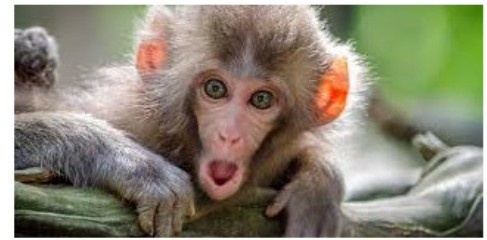
#> input picture proyecto_2/imagenes/monito.jpg, 487 x 240 px
$ python ejercicio2.py
#> lines starting #> are read from the running program, lines starting #| are printed output that depends on the picture
from PIL import Image
import matplotlib.pyplot as plt
import cv2
from pathlib import Path

BASE_DIR = Path(__file__).resolve().parent

imagen = cv2.imread(str(BASE_DIR / "imagenes" / "monito.jpg"))
#> imagen is the input picture: shape (240, 487, 3); mean B, G, R 115.5, 133.2, 138.2


def detectar_imagen(imagen):

    if imagen is None:
        print("Error al cargar la imagen")
        return False

    print("Imagen cargada correctamente")
    return True

detectar_imagen(imagen)

def calcular_histograma(imagen):
    imagen = imagen.convert("L")
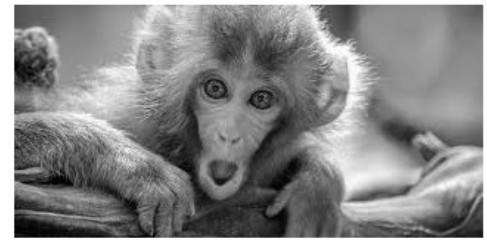
#> imagen: PIL image 487x240 L; min 0, max 255, mean 132.7

    histograma = imagen.histogram()
#> histograma = 256 values, max 2626 at index 255, min 3 at index 0, mean 456.6

    plt.bar(range(256), histograma)

    plt.title("Histograma de la imagen")
    plt.xlabel("Intensidad de píxeles")
    plt.ylabel("Cantidad de píxeles")

    plt.show()
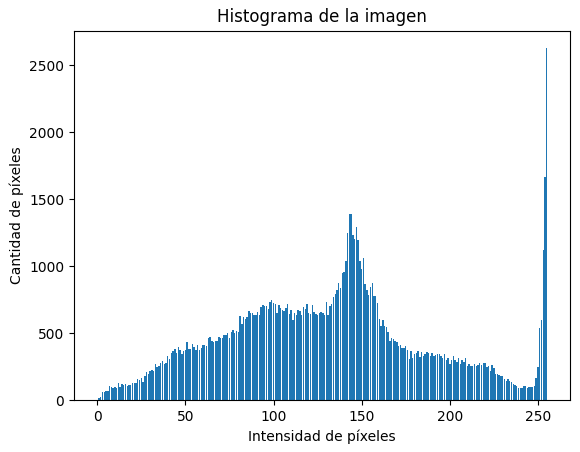
#> figure drawn by matplotlib, 1 panel; tallest bar 2626 high, from x = 254.6 to 255.4


imagen = Image.open(str(BASE_DIR / "imagenes" / "monito.jpg"))

calcular_histograma(imagen)

$ run again, with proyecto_2/imagenes/flores.jpg copied over proyecto_2/imagenes/monito.jpg
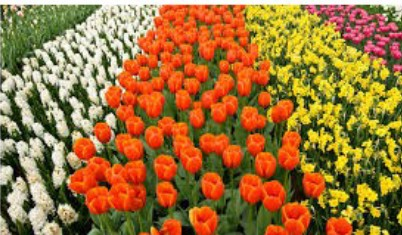
#> input picture proyecto_2/imagenes/flores.jpg, 402 x 235 px
#> imagen is the input picture: shape (235, 402, 3); mean B, G, R 57.4, 114.2, 156.6
#> in calcular_histograma, `imagen = imagen.convert("L")`:
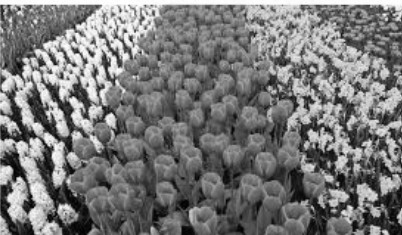
#> imagen: PIL image 402x235 L; min 0, max 255, mean 120.4
#> histograma = 256 values, max 699 at index 90, min 2 at index 0, mean 369
#> in calcular_histograma, `plt.show()`:
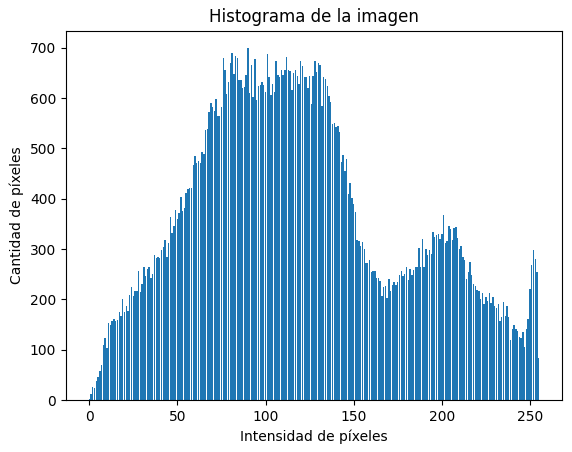
#> figure drawn by matplotlib, 1 panel; tallest bar 699 high, from x = 89.6 to 90.4
